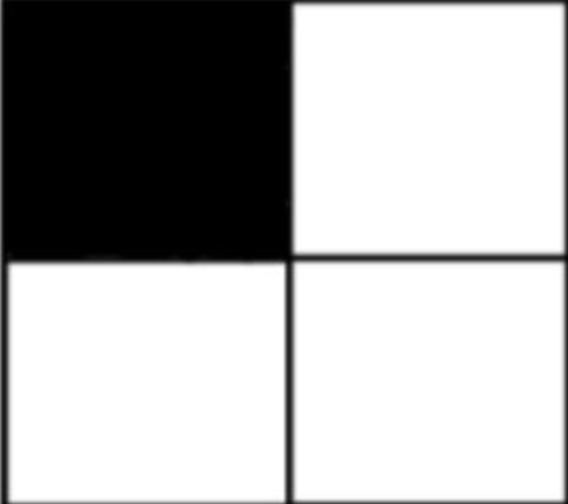
#> input picture images/mat.png, 568 x 504 px, given in place of the camera
$ python mat_live_video.py
#> lines starting #> are read from the running program, lines starting #| are printed output that depends on the picture; after the words box and inside, x2 and y2 are one past the last pixel; in counts of white or black regions, pixels touching at a corner belong together
# #/bin/sh:python
import cv2
import numpy as np
import os
import time
# [21 lines of commented-out code are left out]
cap = cv2.VideoCapture(0)

while (cap.isOpened()):

    ret, frame = cap.read()
#> frame is the input picture: shape (504, 568, 3); mean B, G, R 178.7, 178.7, 178.7

    if ret:

        cnv_gray = cv2.cvtColor(frame, cv2.COLOR_BGR2GRAY)

        _, thresh = cv2.threshold(cnv_gray, 127, 255, cv2.THRESH_BINARY)
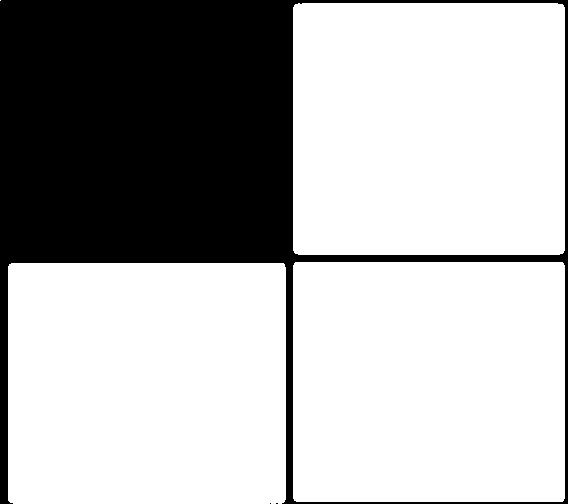
#> thresh: shape (504, 568); 70.1% white; 3 black regions (2 under 20 px)

        contours, herarchy = cv2.findContours(
            thresh, cv2.RETR_EXTERNAL, cv2.CHAIN_APPROX_SIMPLE)
#> contours = 4 contours, 1 with area under 20; largest, box (x1, y1, x2, y2) and area: (293, 3, 565, 255) 67987, (8, 263, 286, 504) 66456, (293, 262, 565, 502) 64756; herarchy = [[1, -1, -1, -1], [2, 0, -1, -1], [3, 1, -1, -1], [-1, 2, -1, -1]]

        for i, contour in enumerate(contours):

            x, y, w, h = cv2.boundingRect(contour)
#> x = 8; y = 263; w = 278; h = 241

            img_crop = frame[y:y + h, x:x + w]
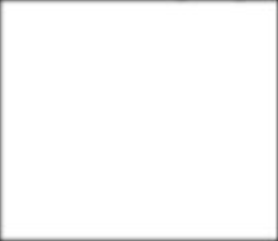
#> img_crop: shape (241, 278, 3); min 73, max 255, mean 250.8

            cv2.drawContours(frame, [contour], -1, (0, 255, 0), 2)
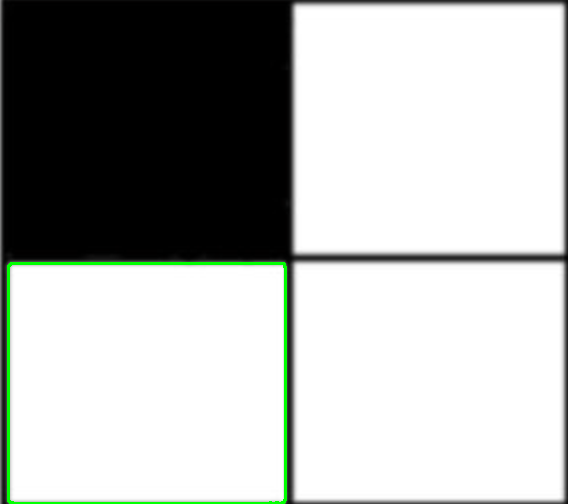
#> frame: shape (504, 568, 3); 0.99% of pixels changed, all inside (x1, y1, x2, y2) = (7, 262, 287, 504)

            filename = f"Contour{i}.jpg"
#> filename = 'Contour0.jpg'
            cv2.imwrite(f"images/contour/{filename}", img_crop)

            print("--------**--------")
            print(f"--------X,Y,W,H CONTOUR::{i}--------\n")
#| --------X,Y,W,H CONTOUR::0--------
            print(f"x{i} =>>", x)
#| x0 =>> 8
            print(f"y{i} =>>", y)
#| y0 =>> 263
            print(f"w{i} =>>", w)
#| w0 =>> 278
            print(f"h{i} =>>", h)
#| h0 =>> 241
            print("--------*END*--------\n")

            f = os.path.join('images/contour', filename)
            img = cv2.imread(f)
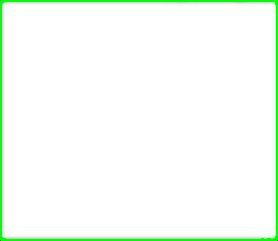
#> img: shape (241, 278, 3); mean B, G, R 245.9, 253.8, 245.9
            if os.path.isfile(f):
                img = cv2.imread(f)

                hsv = cv2.cvtColor(img, cv2.COLOR_BGR2HSV)
#> hsv: shape (241, 278, 3); mean H, S, V 10.6, 8.6, 253.8

                lower_red = np.array([0, 100, 100])
                upper_red = np.array([10, 255, 255])
                lower_green = np.array([50, 100, 100])
                upper_green = np.array([70, 255, 255])
                lower_blue = np.array([110, 100, 100])
                upper_blue = np.array([130, 255, 255])

                red_mask = cv2.inRange(hsv, lower_red, upper_red)
#> red_mask: shape (241, 278); every value is 0
                green_mask = cv2.inRange(hsv, lower_green, upper_green)
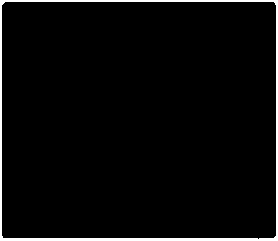
#> green_mask: shape (241, 278); 3.5% white; 1 white region, box (x1, y1, x2, y2) and area: (0, 0, 278, 241) 2348
                blue_mask = cv2.inRange(hsv, lower_blue, upper_blue)

                b, g, r = cv2.split(img)
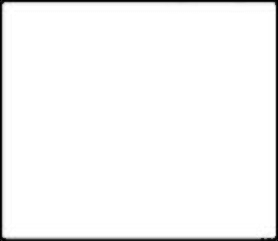
#> b: shape (241, 278); min 0, max 255, mean 245.9

                _, b_mask = cv2.threshold(b, 0, 255, cv2.THRESH_BINARY)
#> b_mask: shape (241, 278); 99.9% white; black in thin lines or dots
                _, g_mask = cv2.threshold(g, 0, 255, cv2.THRESH_BINARY)
#> g_mask: shape (241, 278); every value is 255
                _, r_mask = cv2.threshold(r, 0, 255, cv2.THRESH_BINARY)
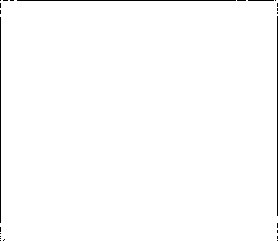
#> r_mask: shape (241, 278); 98.9% white; black in thin lines or dots
                mask = cv2.bitwise_or(
                    red_mask, cv2.bitwise_or(green_mask, blue_mask))
                mean = cv2.mean(img)[:3]
#> mean = (245.9, 253.8, 245.9)
                contour1, herarchy = cv2.findContours(
                    mask, cv2.RETR_EXTERNAL, cv2.CHAIN_APPROX_SIMPLE)
#> contour1 = [[[0, 0], [0, 240], [277, 240], [277, 0]]]; herarchy = [[-1, -1, -1, -1]]
                # print(contour1)
                cv2.drawContours(img, contours, -1, (0, 0, 255), 2)
#> img: shape (241, 278, 3); under 0.01% of pixels changed, all inside (x1, y1, x2, y2) = (0, 0, 2, 2)
                cv2.imshow('Image with center', img)
                b, g, r = mean
#> b = 245.9; g = 253.8; r = 245.9
                if 200 <= b <= 255 and 200 <= g <= 255 and 200 <= r <= 255:
                    print(" BINARY ==> 1")
                else:
                    print(" BINARY ==> 0")
                time.sleep(5)
# [26 lines of commented-out code are left out]
